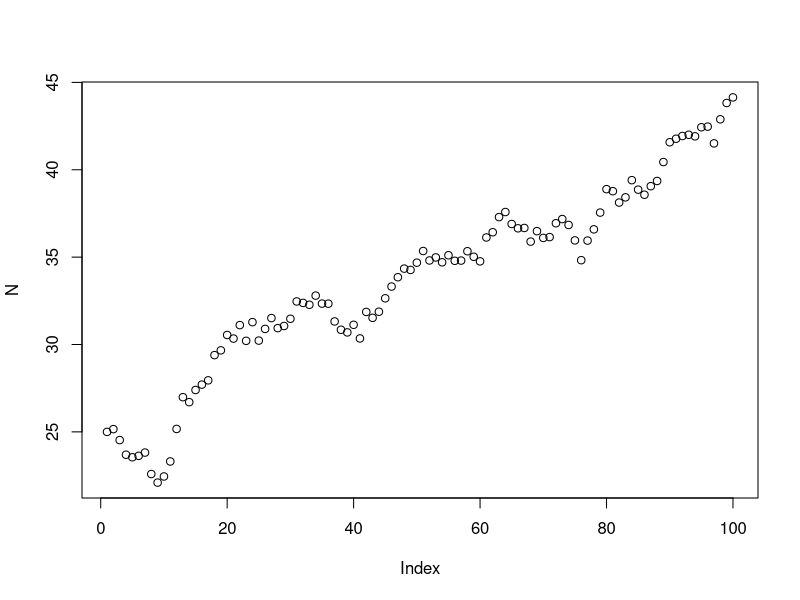

Here is the R script that generated this plot:
## ---- chunk 1
knitr::opts_chunk$set(echo = TRUE)
## ---- chunk 2
# Numeric vector
my_vector <- vector(mode = "numeric", length = 100)
# Logical vector
my_second_vector <- vector(mode = "logical", length = 20 )
## ---- chunk 3
# Length of my vector 
length(my_vector)
length(my_second_vector)
## ---- chunk 4
# What's in my vector
class(my_vector)
class(my_second_vector)
## ---- chunk 5
# Using c to create a vector, override my_vector
my_vector <-c(1:50)

# What's the first element?
my_vector[1]

# What's the last element?
my_vector[-1]

# What's the seventh element?
my_vector[7]

# Select a range from a vector
my_vector[3:7]
## ---- chunk 6
# Create a 10 x 10 matrix full of NA's
my_matrix <- matrix(data = 1:100, nrow = 20, ncol = 5)
## ---- chunk 7
# What are the dimensions
dim(my_matrix)
## ---- chunk 8
# How many elements are there
length(my_matrix)
## ---- chunk 9
class(my_matrix)
## ---- chunk 10
# first number indicates row, if include no other number is indicated, going to assume you want all information from 2nd row, even if you dont know how big
my_matrix[2,]

# index a column
my_matrix[,3]

# Index a given cell
my_matrix[8,3]

# Index and replace
my_matrix[8,3] <- 100000

# Replace an entire column
my_matrix[,5] <- 10
## ---- chunk 11
for (i in 1:10){
  print("Hello world!")}
## ---- chunk 12
rnorm(n = 5, mean = 10, sd = 2)
# will get different values everytime you run this because it is random
## ---- chunk 13
# 1. Set up model parameters:

# Set up value of carrying capacity
K <- 100
# Define number of iterations 
nsteps <- 100
# Define mu, this is known and sd
mu <- 0.4
sigma <- 1


# 2. Set up model objects:

# Create a vector that will contain 1 element for population size of each time stamp, year 1 is first posistion of vector, year 2 in second posistion and so on
N <- vector(mode = "numeric", length = nsteps)
# Modify first element of population because right now there are not individuals (N = 0) for everything
N [1] <- 25
# Formula will then do for rest of years

# 3. Model it:

# Why start at 2? manually modified/indexed first posistion 
for(t in 2:nsteps){
  r <- rnorm(n = 1, mean = mu, sd = sigma)
  N[t] <- N[t-1] + r * (1- (N[t-1] / K))
}

# 4. Visualize it:
plot(N)
